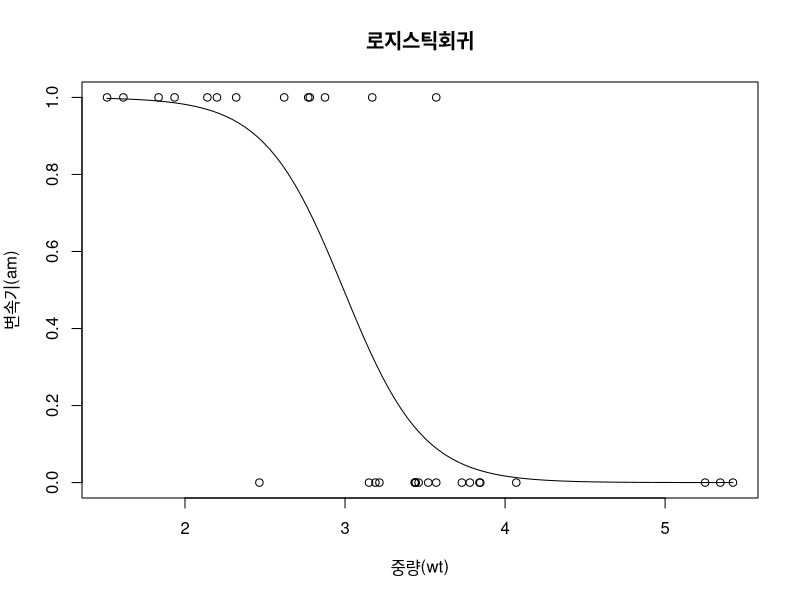

Write R code to recreate this figure.
# 통계학 입문 모델구축_로지스틱회귀분석 16.3

#step 1 데이터파일  mtcars 내용을 확인하고 attach(해당 데이터 활성화)
mtcars
attach(mtcars)

#step 2 중량과 변속기에 관한 로지스틱회귀분석을 수행
logit1 <- glm(am~wt,family = binomial)
summary(logit1)

plot(am~wt, ylab = "변속기(am)", xlab="중량(wt)")
curve(exp(logit1$coefficients[1]+logit1$coefficients[2]*x)/(1+exp(logit1$coefficients[1]+logit1$coefficients[2]*x)),add=T)
title("로지스틱회귀")

#step 3  마력과 중량을 X변수로 하는 로지스틱 회귀분석을 수행하여 보자
logit2 <- glm(am~hp+wt,data=mtcars,family = binomial)
summary(logit2)
(test.statistics <- logit2$null.deviance - logit2$deviance)
(degree.freedom <- logit2$df.null - logit2$df.residual)
1-pchisq(test.statistics,degree.freedom)
logLik(logit2)

#step 4 마력 한 단위가 증가하면서 수동 변속기일 가능성의 오즈비를 구해보자
exp(0.036)

#step 5 중량 한 단위가 증가하면서 수동 변속기일 가능성의 오즈비를 구해보자
exp(-8.08)
